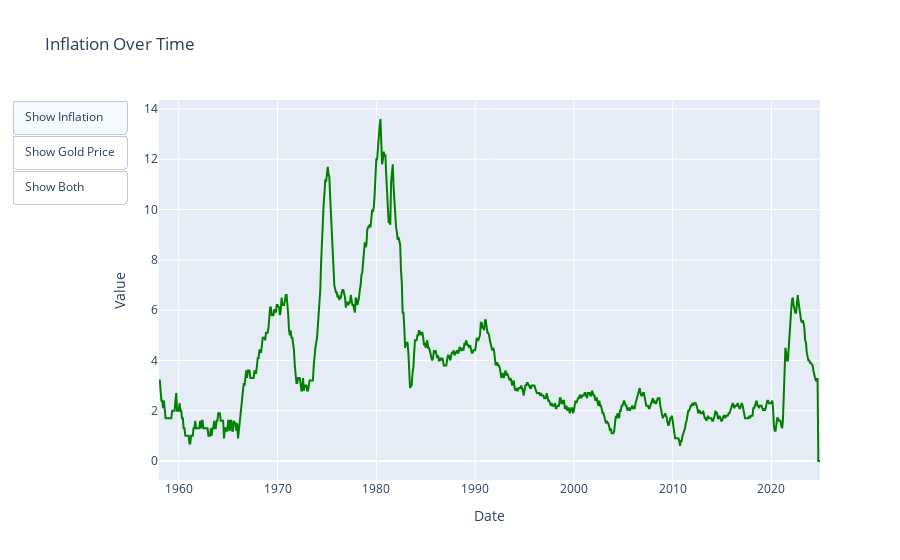

Notebook source saved alongside this figure:
### Markdown cell above
Just a beginning experiment with buttons based off of an example I found in the plotly docs examples. Clearly I am going to have to make some
decisions about how to display this data. The gold price being so high relative to the inflation data is schewing the combined chart. That will have to wait for tomorrow. Although, I think I would like to try to make this work using just Plotly Express charts. Something to also think about.

### Code cell
import plotly.graph_objects as go

# create figure
fig = go.Figure()

# trace for inflation
fig.add_trace(go.Scatter(
    x=dfInflationNormalized['Date'], 
    y=dfInflationNormalized['Inflation'], 
    mode='lines', 
    name='Inflation',
    line=dict(color='green')
))

# trace for gold price
fig.add_trace(go.Scatter(
    x=dfPrice['Date'], 
    y=dfPrice['Price'], 
    mode='lines', 
    name='Gold Price',
    line=dict(color='gold')
))

# buttons for  toggling visibility
#todo - figure out how to get buttons not to cover axis labels
#legend disappears when only chowing gold price
fig.update_layout(
    title='Inflation and Gold Price Over Time',
    xaxis_title='Date',
    yaxis_title='Value',
    template='plotly',
    updatemenus=[
        dict(
            type="buttons",
            direction="down",
            buttons=[
                dict(
                    label="Show Inflation",
                    method="update",
                    args=[{"visible": [True, False]},
                          {"title": "Inflation Over Time"}]
                ),
                dict(
                    label="Show Gold Price",
                    method="update",
                    args=[{"visible": [False, True]},
                          {"title": "Gold Price Over Time"}]
                ),
                dict(
                    label="Show Both",
                    method="update",
                    args=[{"visible": [True, True]},
                          {"title": "Inflation and Gold Price Over Time"}]
                )
            ],
        )
    ]
)

# Display the plot
fig.show()

### Figure 1 — Plotly figure (JSON) as saved in the notebook; plotly's stock layout.template omitted (floating-point values rounded to 4 significant figures; data arrays with more than 128 entries replaced by an {"elided": "..."} marker saying what was removed)
{"data": [{"line": {"color": "green"}, "mode": "lines", "name": "Inflation", "type": "scatter", "visible": true, "x": {"elided": "804 str values"}, "y": {"elided": "804 float values"}}, {"line": {"color": "gold"}, "mode": "lines", "name": "Gold Price", "type": "scatter", "visible": false, "x": {"elided": "2301 str values"}, "y": {"elided": "2301 float values"}}], "layout": {"autosize": true, "title": {"text": "Inflation Over Time"}, "updatemenus": [{"active": 0, "buttons": [{"args": [{"visible": [true, false]}, {"title": "Inflation Over Time"}], "label": "Show Inflation", "method": "update"}, {"args": [{"visible": [false, true]}, {"title": "Gold Price Over Time"}], "label": "Show Gold Price", "method": "update"}, {"args": [{"visible": [true, true]}, {"title": "Inflation and Gold Price Over Time"}], "label": "Show Both", "method": "update"}], "direction": "down", "type": "buttons"}], "xaxis": {"autorange": true, "range": ["1958-01-01", "2024-12-01"], "title": {"text": "Date"}, "type": "date"}, "yaxis": {"autorange": true, "range": [-0.7556, 14.36], "title": {"text": "Value"}, "type": "linear"}}}
